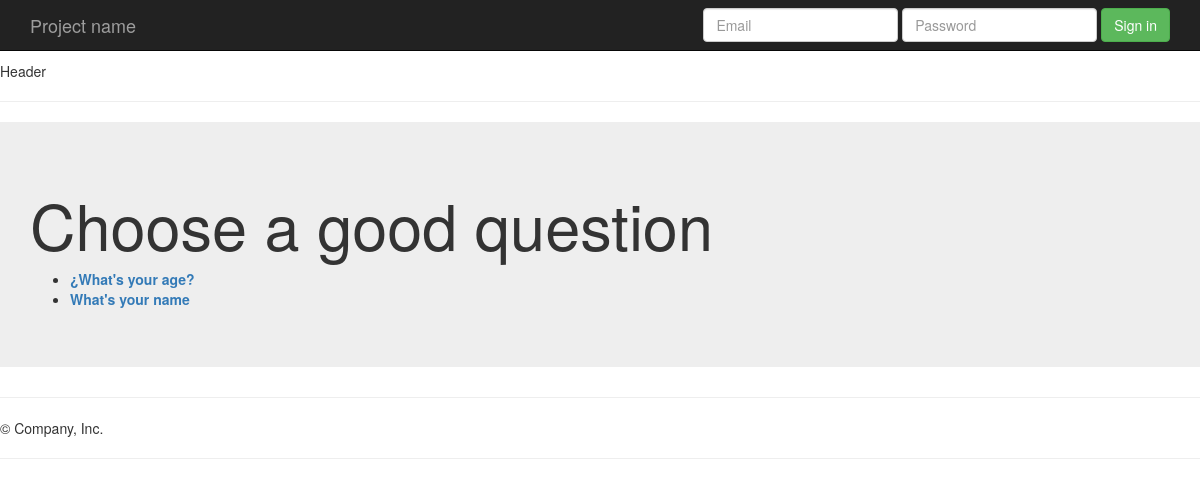
Screenshot of /polls/ with the database file from the repository.
### polls/models.py (models this page shows, shortened)
class Question(models.Model):
    question_text = models.CharField(max_length=200)
    pub_date = models.DateTimeField('date published')

### polls/views.py (the view)
def index(request):
    latest_questions = Question.objects.order_by('-pub_date')[:5]
    context = {'latest_questions':latest_questions}
    return render(request,'polls/index.html',context)

### polls/templates/polls/index.html
{% extends 'polls/base.html' %}
{% block main_content %}
    <h1>Choose a good question</h1>
    {% if latest_questions %}
        <ul>
            {% for question in latest_questions %}
                <li><a href={% url "polls:detail" question.id %}><b>{{question.question_text}}</b></a></li>
            {% endfor%}
        </ul>
    {% else %}
        <p> You don't have any questions. Please add some. </p>
    {% endif %}
{% endblock %}

### rows the page displays
Question: question_text "¿What's your age?"
Question: question_text "What's your name"
